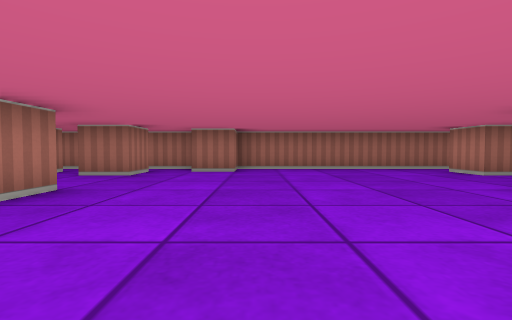
view 1 (above)

24 first-person views from a walk through a cub3D maze. The camera is about half as high as the walls, tilts 2° down and sees 85° across. The floor is counted in squares. Each view is taken from the middle of a square. On the plan, view 1 faces up. The plan holds only what a view shows up to about 9 squares ahead; the rest is blank.

view 2
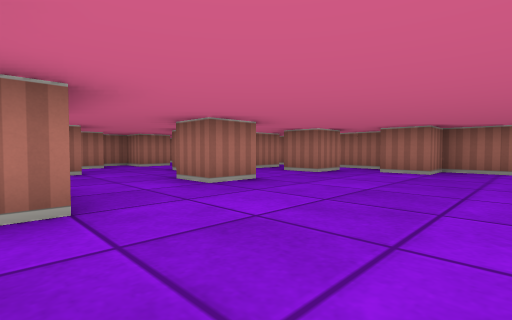

view 3
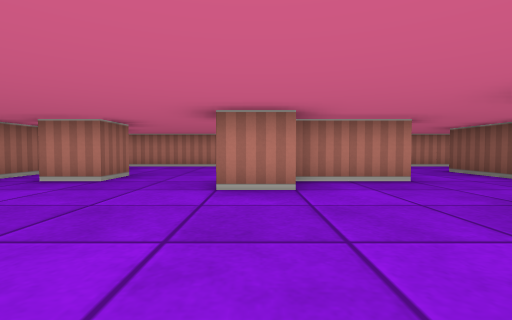

view 4
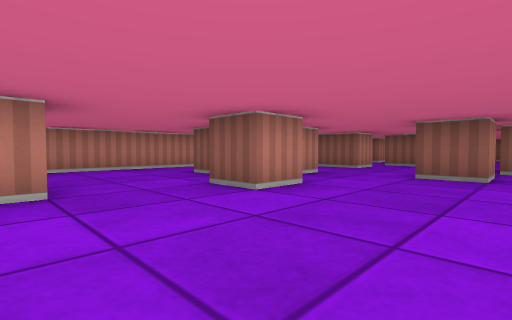

view 5
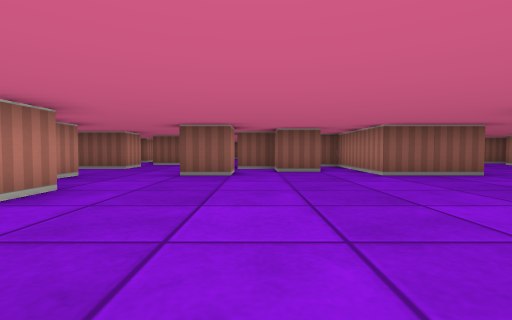

view 6
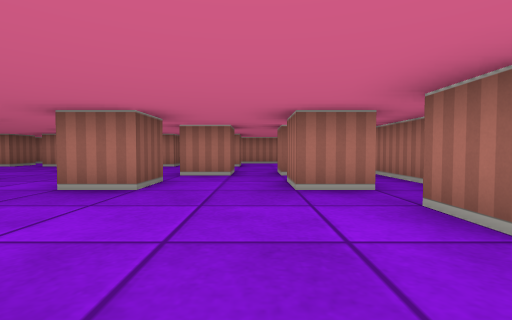

view 7
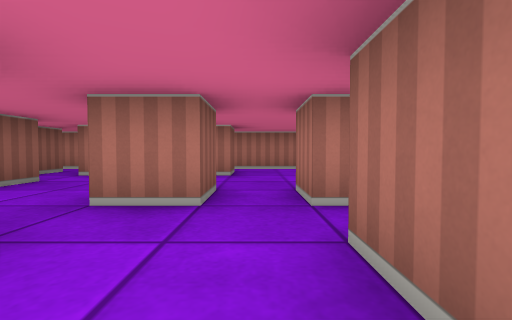

view 8
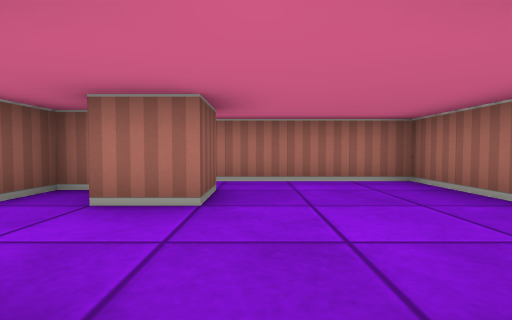

view 9
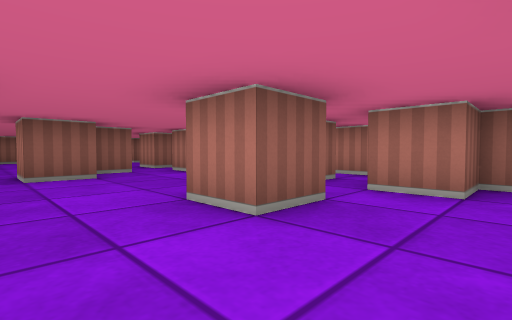

view 10
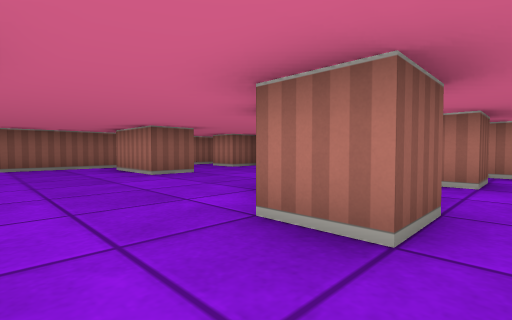

view 11
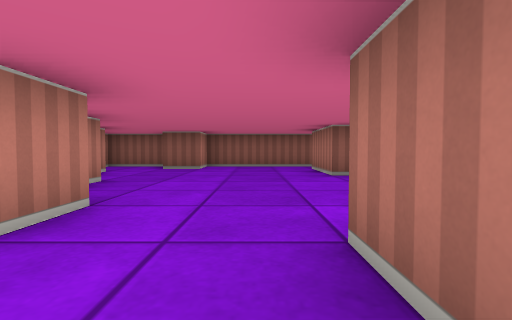

view 12
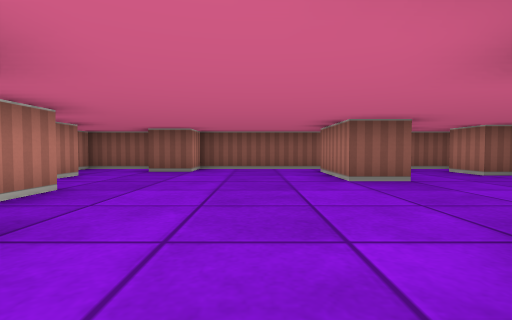

view 13
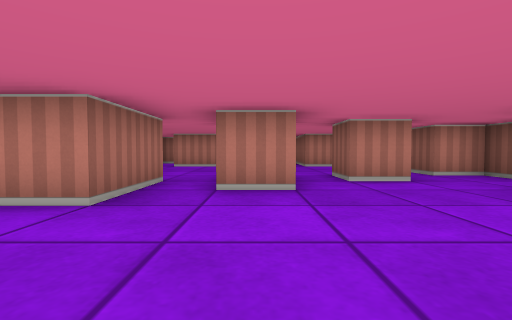

view 14
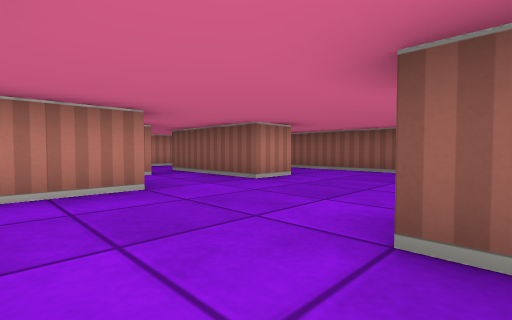

view 15
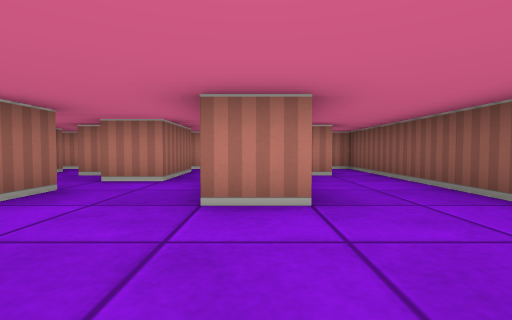

view 16
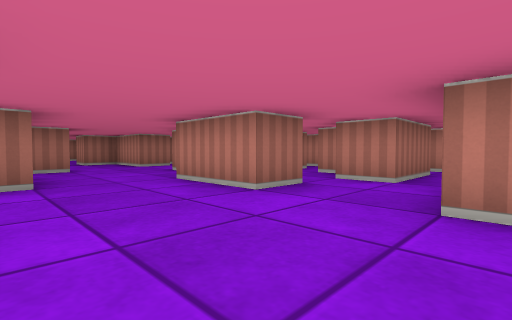

view 17
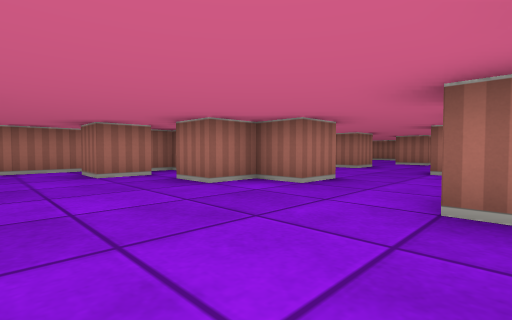

view 18
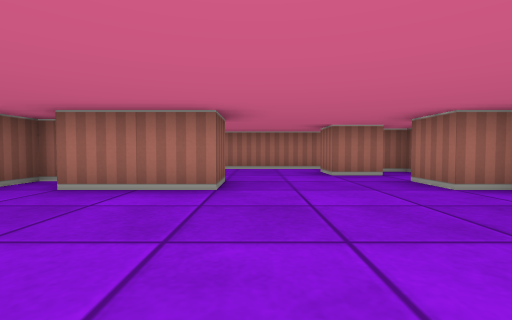

view 19
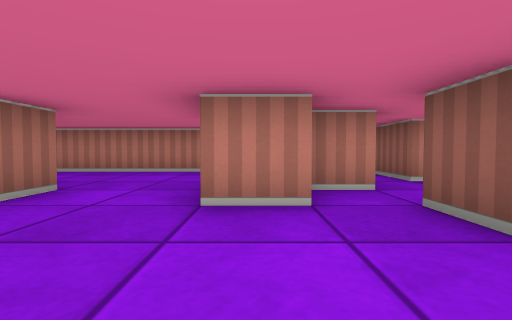

view 20
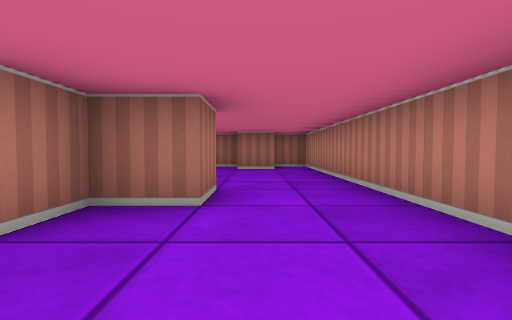

view 21
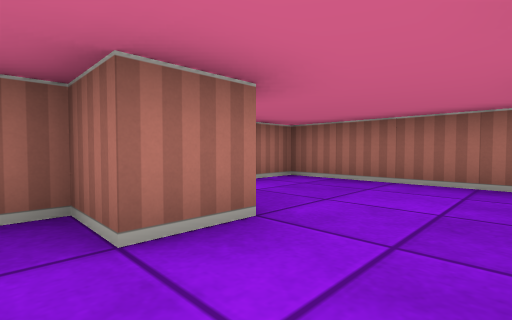

view 22
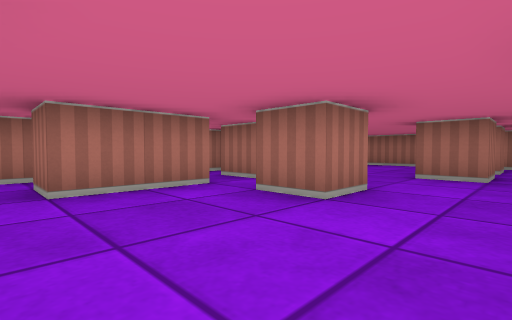

view 23
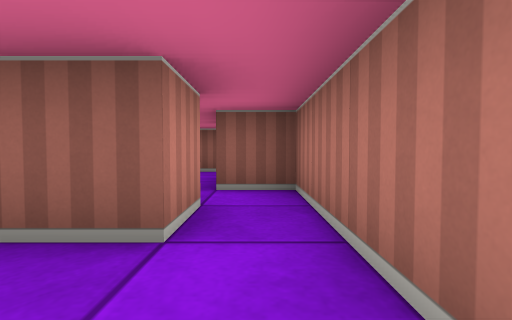

view 24
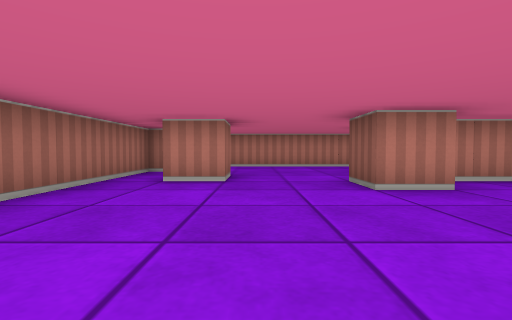

### Floor plan
Key: @ floor where view 1 was taken; # wall or solid block; . floor.
Columns run from 10 left of view 1 to 9 right of it. Each row starts with its distance up from view 1.
  8 ####################
  7 #........#.......#.#
  6 #....#.#.......#...#
  5 #..................#
  4 ###..#.............#
  3 ##.....#......#....#
  2 ###...........###..#
  1 #...#..........#...#
  0 #.#....##.@.#......#
 -1 #.#.....#.#........#
 -2 #.......#.##...##..#
 -3 ###.##..##.#....##.#
 -4 ##..#...##....#....
 -5 ###...........#..###
 -6 #........##.....##.#
 -7 #..................#
 -8 #...#.....#...###..#
 -9 ##.##...........## #
-10  ..#....#..#.......#
-11  ###################

Positions as (right, up) in squares from view 1, and headings:
1: (0, 0), facing up
2: (1, 0), facing up-left
3: (0, 3), facing right
4: (1, 6), facing down-right
5: (1, 6), facing down
6: (1, 5), facing left
7: (-2, 5), facing left
8: (-5, 5), facing left
9: (-4, 3), facing down-left
10: (-3, -2), facing down-left
11: (-4, -2), facing down
12: (-4, -3), facing down
13: (-5, -6), facing right
14: (0, -4), facing down-right
15: (1, -8), facing right
16: (1, -8), facing up-right
17: (-2, -7), facing up-left
18: (-2, -7), facing left
19: (2, -2), facing right
20: (7, -1), facing up
21: (-6, 3), facing up-left
22: (-4, -2), facing up-left
23: (-1, 1), facing down
24: (0, 5), facing right
